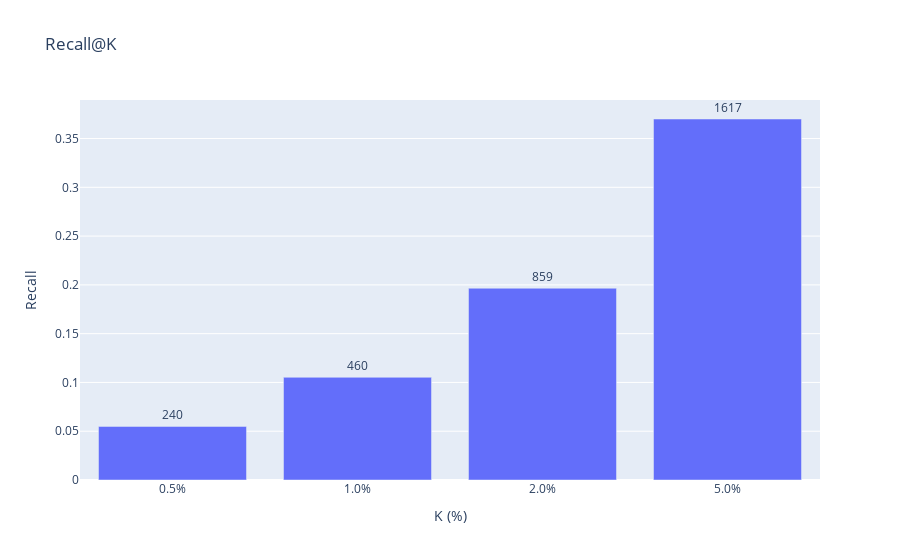

Notebook cell for this chart:
### Code cell
fig_k = px.bar(
    df_recall_k,
    x="K (%)",
    y="Recall@K",
    text=df_recall_k["Fraud Captured"],
    labels={"Recall@K": "Recall"},
    title="Recall@K"
)

fig_k.update_traces(textposition="outside")
fig_k.show()

### Figure 1 — Plotly figure (JSON) as saved in the notebook; plotly's stock layout.template omitted (floating-point values rounded to 4 significant figures)
{"data": [{"hovertemplate": "K (%)=%{x}<br>Recall=%{y}<br>Fraud Captured=%{text}<extra></extra>", "legendgroup": "", "marker": {"color": "#636efa", "pattern": {"shape": ""}}, "name": "", "orientation": "v", "showlegend": false, "text": [240.0, 460.0, 859.0, 1617.0], "textposition": "outside", "type": "bar", "x": ["0.5%", "1.0%", "2.0%", "5.0%"], "xaxis": "x", "y": [0.05492, 0.1053, 0.1966, 0.37], "yaxis": "y"}], "layout": {"barmode": "relative", "legend": {"tracegroupgap": 0}, "title": {"text": "Recall@K"}, "xaxis": {"anchor": "y", "domain": [0, 1], "title": {"text": "K (%)"}}, "yaxis": {"anchor": "x", "domain": [0, 1], "title": {"text": "Recall"}}}}
